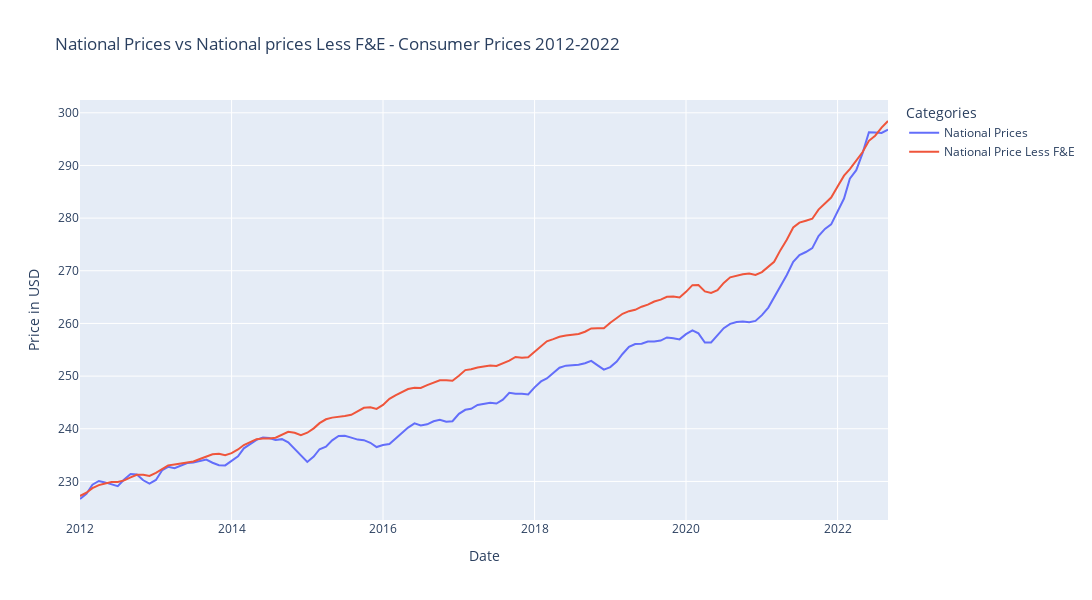

Source (notebook cell):
### Code cell
fig = px.line(national_df, 
        labels={'value': 'Price in USD', 'variable': 'Categories'}, 
        title="National Prices vs National prices Less F&E - Consumer Prices 2012-2022",
       width=1300, height=600)
fig.show()
fig.write_image('./assets/images/national_prices_vs_national_prices_less_f&e_-_consumer_prices_2012-2022_plot.png')

### Figure 1 — Plotly figure (JSON) as saved in the notebook; plotly's stock layout.template omitted (floating-point values rounded to 4 significant figures; data arrays with more than 128 entries replaced by an {"elided": "..."} marker saying what was removed)
{"data": [{"hovertemplate": "Categories=National Prices<br>Date=%{x}<br>Price in USD=%{y}<extra></extra>", "legendgroup": "National Prices", "line": {"color": "#636efa", "dash": "solid"}, "marker": {"symbol": "circle"}, "mode": "lines", "name": "National Prices", "orientation": "v", "showlegend": true, "type": "scatter", "x": {"elided": "129 str values"}, "xaxis": "x", "y": {"elided": "129 float values"}, "yaxis": "y"}, {"hovertemplate": "Categories=National Price Less F&E<br>Date=%{x}<br>Price in USD=%{y}<extra></extra>", "legendgroup": "National Price Less F&E", "line": {"color": "#EF553B", "dash": "solid"}, "marker": {"symbol": "circle"}, "mode": "lines", "name": "National Price Less F&E", "orientation": "v", "showlegend": true, "type": "scatter", "x": {"elided": "129 str values"}, "xaxis": "x", "y": {"elided": "129 float values"}, "yaxis": "y"}], "layout": {"height": 600, "legend": {"title": {"text": "Categories"}, "tracegroupgap": 0}, "title": {"text": "National Prices vs National prices Less F&E - Consumer Prices 2012-2022"}, "width": 1300, "xaxis": {"anchor": "y", "autorange": true, "domain": [0, 1], "range": ["2012-01-01", "2022-09-01"], "title": {"text": "Date"}, "type": "date"}, "yaxis": {"anchor": "x", "autorange": true, "domain": [0, 1], "range": [222.7, 302.4], "title": {"text": "Price in USD"}, "type": "linear"}}}
